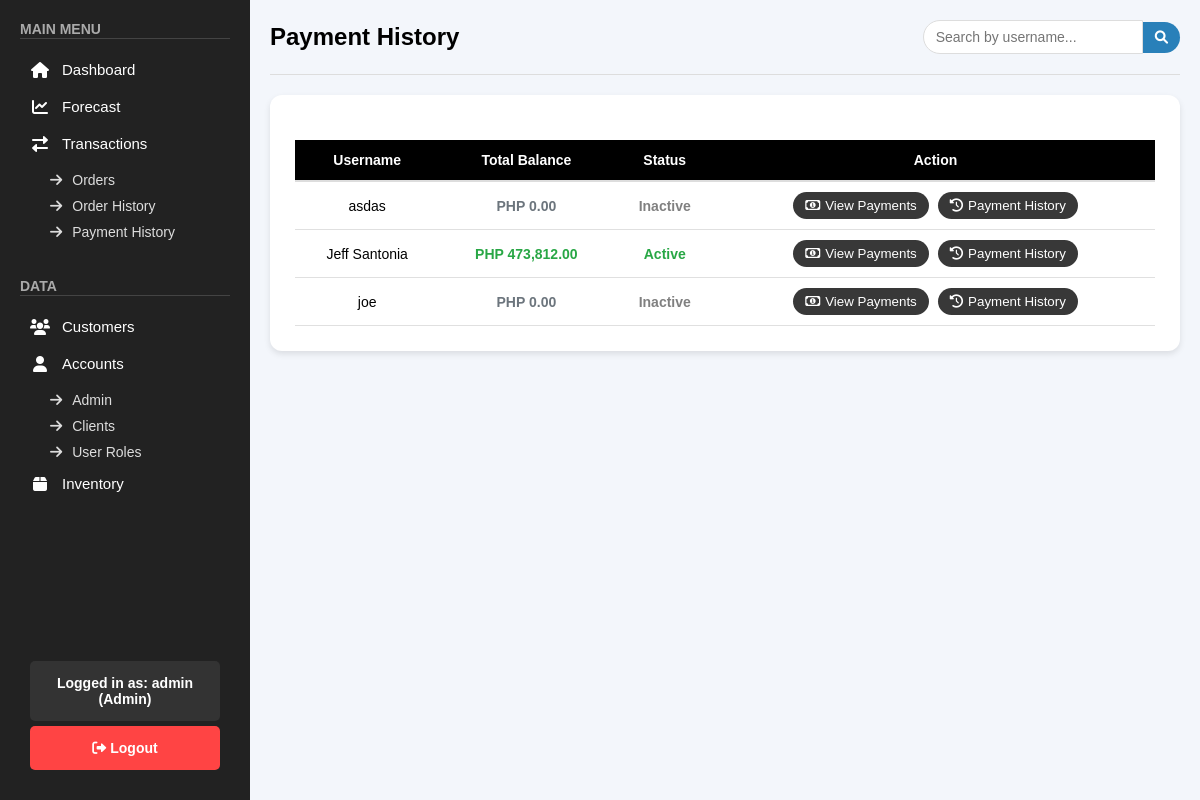
The app's page /public/pages/payment_history.php (signed in), older data.
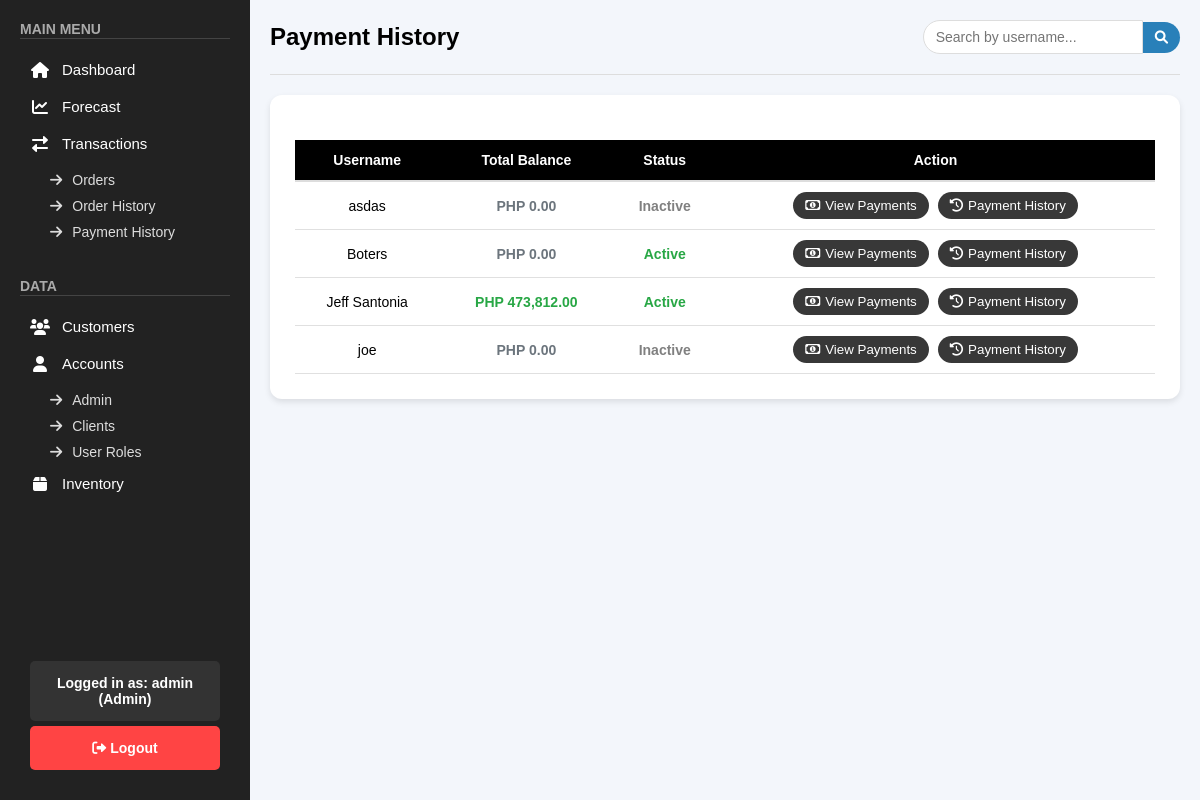
The same page, newer data.
### tables this page shows
CREATE TABLE `clients_accounts` (
  `id` int(11) NOT NULL,
  `username` varchar(255) NOT NULL,
  `password` varchar(255) NOT NULL,
  `email` varchar(255) NOT NULL,
  `phone` varchar(50) DEFAULT NULL,
  `region` varchar(100) DEFAULT NULL,
  `city` varchar(100) DEFAULT NULL,
  `company` varchar(255) DEFAULT NULL,
  `company_address` varchar(255) DEFAULT NULL,
  `business_proof` text DEFAULT NULL,
  `status` varchar(50) DEFAULT 'Active',
  `balance` decimal(10,2) DEFAULT 0.00,
  `created_at` timestamp NOT NULL DEFAULT current_timestamp()
);

### public/pages/payment_history.php (the view, shortened to what this page needs)
<?php
include "../../backend/check_role.php";
$sql = "SELECT username, status, balance FROM clients_accounts WHERE status IN ('Active', 'Inactive') ORDER BY username";
$result = $conn->query($sql);
$users = [];
if ($result && $result->num_rows > 0) {
    while ($row = $result->fetch_assoc()) {
        $users[] = $row;
    }
}
?>
<!DOCTYPE html>
<html lang="en">
<head>
    <link rel="stylesheet" href="/top_exchange/public/css/orders.css">
    <link rel="stylesheet" href="/top_exchange/public/css/sidebar.css">
    <link rel="stylesheet" href="/top_exchange/public/css/payment_history.css">
    <link rel="stylesheet" href="https://cdnjs.cloudflare.com/ajax/libs/font-awesome/6.0.0/css/all.min.css">
</head>
<body>
    <?php include '../sidebar.php'; ?>
    <div class="main-content">
        <div class="orders-header">
            <h1>Payment History</h1>
            <div class="search-container">
                <input type="text" id="searchInput" placeholder="Search by username...">
                <button class="search-btn"><i class="fas fa-search"></i></button>
            </div>
        </div>
        <div class="orders-table-container">
            <table class="orders-table">
                <thead>
                    <tr>
                        <th>Username</th>
                        <th>Total Balance</th>
                        <th>Status</th>
                        <th>Action</th>
                    </tr>
                </thead>
                <tbody>
                    <?php foreach ($users as $user): ?>
                        <tr>
                            <td><?= htmlspecialchars($user['username']) ?></td>
                            <td>
                                <?php
                                    $balanceClass = 'total-balance-zero';
                                    if ($user['balance'] > 0) {
                                        $balanceClass = 'total-balance-positive';
                                    } elseif ($user['balance'] < 0) {
                                        $balanceClass = 'total-balance-negative';
                                    }
                                ?>
                                <span class="<?= $balanceClass ?>">
                                    PHP <?= number_format($user['balance'], 2) ?>
                                </span>
                            </td>
                            <td>
                                <span class="status-<?= strtolower($user['status']) ?>">
                                    <?= htmlspecialchars($user['status']) ?>
                                </span>
                            </td>
                            <td>
                                <div class="action-buttons">
                                    <button class="view-button" onclick="viewPaymentHistory('<?= htmlspecialchars($user['username']) ?>', <?= $user['balance'] ?>)">
                                        <i class="far fa-money-bill-alt"></i>View Payments
                                    </button>
                                    <button class="view-button" onclick="viewPaymentHistoryOnly('<?= htmlspecialchars($user['username']) ?>')">
                                        <i class="fas fa-history"></i>Payment History
                                    </button>
                                </div>
                            </td>
                        </tr>
                    <?php endforeach; ?>
                </tbody>
            </table>
        </div>
    </div>
</body>
</html>

Row changes from the older to the newer data that the page shows:
added clients_accounts: username "Boters", balance "0.00", status "Active"
